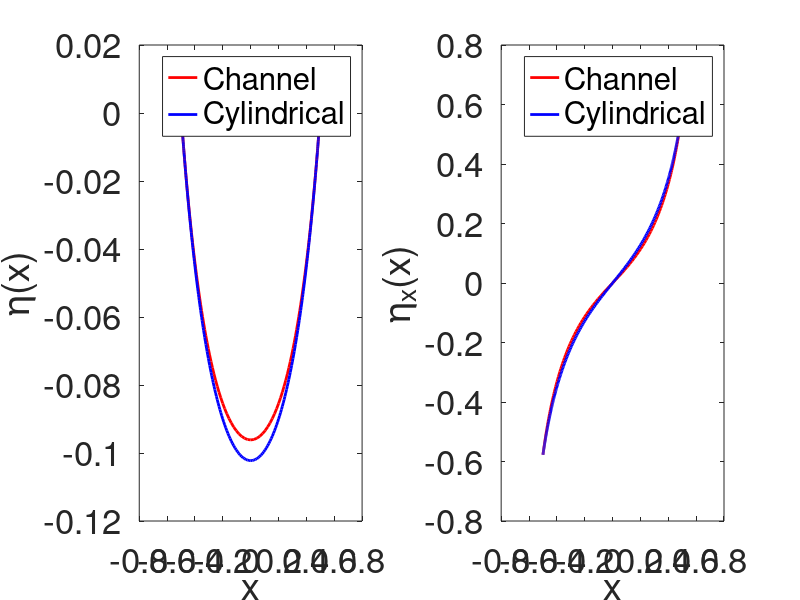

MATLAB code for this plot: (Note: this script raises an error after producing the figure.)
%% This code approximates the solution to the differential equation which 
% governs the shape of the meniscus, derived using the Young-Laplace equation, 
% for a substance between two (long) walls and in a cylindrical cuvette using 
% logarithmically spaced points in the x list which is an discretization 
% of the x-axis.

%% This part of the code defines the grid, mean and difference operator, 
%  parameters and the boundary and initial conditions.

% Grid:
N = 200;% number of grid cells
L = 1; % length of the domain
x1=flip(0.5-((logspace(0,2,N/2+1)/99-1/99)/2)');
x2=((logspace(0,2,N/2+1)/99-1/99)/2)'-0.5;
x2(x2==0)=[]; % delete element 0 so it is not in the list twice
xl=[x2; x1]; % logarithmic x list for long walls
xc=flip(0.5-((logspace(0,2,N+1)/99-1/99)/2)'); % logarithmic x list for cylindrical case

% Mean operator:
Mx = diag(ones(N-1,1),1) + eye(N);
Mx(N,N+1) = 1; 
Mx = Mx/2;
Mxmin = Mx(:,2:N);

% Difference operator for long walls case:
Dx = diag(ones(N-1,1),1) - eye(N);
Dx(N,N+1) = 1;
for iter = 1:N,
    dx=xl(iter+1)-xl(iter);
    Dx(iter,iter)=Dx(iter,iter)/(dx);
    Dx(iter,iter+1)=Dx(iter,iter+1)/(dx);
end
Dxmin = Dx(:,2:N);
% Difference operator for cylindrical case:
Dxc = diag(ones(N-1,1),1) - eye(N);
Dxc(N,N+1) = 1;
for iter = 1:N,
    dxc=xc(iter+1)-xc(iter);
    Dxc(iter,iter)=Dxc(iter,iter)/(dxc);
    Dxc(iter,iter+1)=Dxc(iter,iter+1)/(dxc);
end
Dxcmin = Dxc(:,2:N);

% Parameters:
rho = 1060; % kg/m^3, density 
g = 9.81; % m/s, gravitational acceleration
gamma = 55.89*10^(-3); % kg/s^2, surface tension
c = (gamma/rho/g)*1e4; % size in cm
lc=(c)^1/2; % capillary length
theta = pi/3; % contact angle

% Boundary conditions:
vac = 0; % for cylindrical case
val=-cot(theta); % for long walls case
vb = cot(theta);

% Initial guesses for cylindrical case:
vc = vac + (vb-vac)*[1:N-1]'*dx;
etac = zeros(N+1,1);
Uc = [vc; etac];
% Initial guesses for long walls case:
vl = val + (vb-val)*[1:N-1]'*dx;
etal = zeros(N+1,1);
Ul = [vl; etal];


%% In this part of the code a Newton's stepping method is performed.

% Newton's stepping method for cylindrical case:
maxIter = 100;
tol = 1e-10;
for iter = 1:maxIter, 
    % Compute elements of matrix r:
    r1c = Mx*[vac;vc;vb] - Dxc*etac;
    r2c = (1 + (Mx*[vac;vc;vb]).^2).^1.5.*(Mx*etac).*(Mx*xc) -c*((Mx*[vac;vc;vb]).^3+Mx*[vac;vc;vb])- c*(Dxc*[vac;vc;vb]).*(Mx*xc);
    % Compute Jacobian matrix: 
    Jc = [Mxmin -Dxc; 3*diag((Mx*etac).*sqrt(1 + (Mx*[vac;vc;vb]).^2).*(Mx*[vac;vc;vb]).*(Mx*xc))*Mxmin-c*(3*((Mx*[vac;vc;vb]).^2)+1).*Mxmin-c*Dxcmin.*(Mx*xc) diag(((1 + (Mx*[vac;vc;vb]).^2).^1.5).*(Mx*xc))*Mx];
    rc = [r1c;r2c]; % vector r
    % Calculate new U:
    Uc = Uc - Jc\rc;
    vc = Uc(1:N-1); % update v list
    etac = Uc(N:end); % update eta list
    if norm(rc)<tol % stop if r is close enough to the zero vector
        break
    end
end
if iter>=maxIter,
    disp('no convergence');
end

% Newton's stepping method for long walls case:
for iter = 1:maxIter, 
    % Compute elements of matrix r:
    r1l = Mx*[val;vl;vb] - Dx*etal; 
    r2l = (1 + (Mx*[val;vl;vb]).^2).^1.5.*(Mx*etal) - c*Dx*[val;vl;vb];
    % Compute Jacobian matrix: 
    Jl = [Mxmin -Dx; 3*diag((Mx*etal).*sqrt(1 + (Mx*[val;vl;vb]).^2).*(Mx*[val;vl;vb]))*Mxmin-c*Dxmin diag((1 + (Mx*[val;vl;vb]).^2).^1.5)*Mx];
    rl = [r1l;r2l]; % vector r
    % Calculate new U:
    Ul = Ul - Jl\rl;
    vl = Ul(1:N-1); % update v list
    etal = Ul(N:end); % update eta list
    if norm(rl)<tol % stop if r is close enough to the zero vector 
        break
    end
end
if iter>=maxIter,
    disp('no convergence');
end


%% Make plots and check validity of code.

% Plot results:
subplot(121);
plot(xl,etal-etal(1),'r','linewidth',2);
hold on
plot(xc,etac-etac(N+1),'b','linewidth',2);
plot(-xc,etac-etac(N+1),'b','linewidth',2);% mirror in y axis
legend({'Channel','Cylindrical'})
hold off
set(gca,'fontsize',25);
xlabel 'x';
ylabel '\eta(x)'
subplot(122);
plot(xl,[val;vl;vb],'r','linewidth',2);
hold on
plot(xc,[vac;vc;vb],'b','linewidth',2);
plot(-xc,-[vac;vc;vb],'b','linewidth',2);% mirror in y axis
legend({'Channel','Cylindrical'})
hold off
set(gca,'fontsize',25);
xlabel 'x';
ylabel '\eta_x(x)'
sgtitle(['Contact angle \theta=\pi/' num2str( pi/theta ) ''],'fontsize',25) 
drawnow;

% Check validity of code for long wall case using the Hamiltonian:
Hl=etal.^2/(2*c)+1./(1+([val;vl;vb]).^2).^(1/2); % Hamiltonian needs to be constant
var_Hl=var(Hl);

% Contact angle found for cylindrical case:
found_theta_c=(atan((abs(xc(N)-xc(N+1)))/(abs(etac(N)-etac(N+1)))))/pi;
% Contact angle found for long walls case:
found_theta_l=(atan((abs(xl(N)-xl(N+1)))/(abs(etal(N)-etal(N+1)))))/pi;











